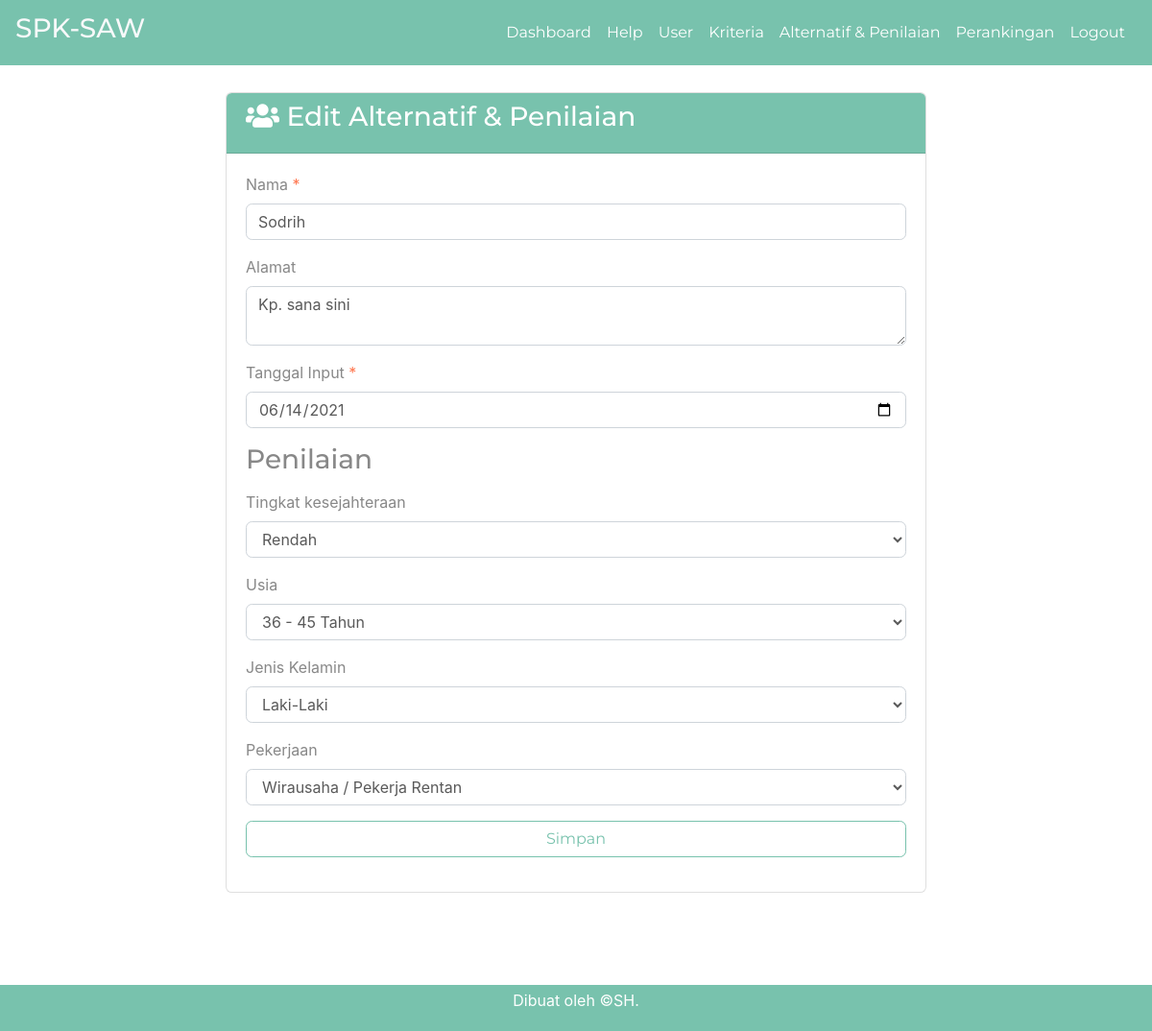
The app's page /edit-alternatif.php?id=222232 (signed in) with its own data.
### tables this page shows
CREATE TABLE `alternatif` (
  `id_alternatif` int(10) NOT NULL,
  `nama_alternatif` varchar(25) NOT NULL,
  `alamat` text NOT NULL,
  `tanggal_input` date NOT NULL
);

CREATE TABLE `nilai_alternatif` (
  `id_nilai_alternatif` int(11) NOT NULL,
  `id_alternatif` int(10) NOT NULL,
  `id_kriteria` int(10) NOT NULL,
  `nilai` float NOT NULL
);

CREATE TABLE `kriteria` (
  `id_kriteria` int(10) NOT NULL,
  `nama` varchar(30) NOT NULL,
  `type` enum('benefit','cost') NOT NULL,
  `bobot` float NOT NULL,
  `ada_pilihan` tinyint(1) DEFAULT NULL,
  `urutan_order` int(2) NOT NULL
);

CREATE TABLE `pilihan_kriteria` (
  `id_pil_kriteria` int(10) NOT NULL,
  `id_kriteria` int(10) NOT NULL,
  `nama` varchar(30) NOT NULL,
  `nilai` float NOT NULL,
  `urutan_order` int(2) NOT NULL
);

### edit-alternatif.php (the view, shortened to what this page needs)
<?php require_once('includes/init.php'); ?>
<?php
$sukses = false;
$ada_error = false;
$id_alternatif = (isset($_GET['id'])) ? trim($_GET['id']) : '';
if(!$id_alternatif) {
	$ada_error = 'Maaf, data tidak dapat diproses.';
} else {
	$query = $pdo->prepare('SELECT * FROM alternatif WHERE id_alternatif = :id_alternatif');
	$query->execute(array('id_alternatif' => $id_alternatif));
	$result = $query->fetch();
	$id_alternatif = (isset($result['id_alternatif'])) ? trim($result['id_alternatif']) : '';
	$nama = (isset($result['nama_alternatif'])) ? trim($result['nama_alternatif']) : '';
	$alamat = (isset($result['alamat'])) ? trim($result['alamat']) : '';
	$tanggal_input = (isset($result['tanggal_input'])) ? trim($result['tanggal_input']) : '';
}
?>
<?php
require_once('head.php');
require_once('navbar.php');
?>
<div class="container pt-5 pb-5">
	<div class="row ">
		<div class="col col-md-8 mx-auto">
			<div class="card mb-5">
				<div class="card-header pt-2 bg-primary text-white">
					<h3> <i class="fa fa-users" ></i> Edit Alternatif & Penilaian</h3>
                </div>
                        <?php if($sukses): ?>
                            <div class="msg-box">
                                <p>Data berhasil disimpan</p>
                            </div>
                        <?php elseif($ada_error): ?>
                            <p><?php echo $ada_error; ?></p>
                        <?php else: ?>
                            <div class="card-body">
                                <form action="edit-alternatif.php?id=<?php echo $id_alternatif; ?>" method="post">
                                    <div class="form-group">
                                        <label>Nama <span class="text-danger">*</span></label>
                                        <input type="text" class="form-control" name="nama_alternatif" value="<?php echo $nama; ?>">
                                    </div>
                                    <div class="form-group">
                                        <label>Alamat</label>
                                        <textarea class="form-control" name="alamat" cols="30" rows="2"><?php echo $alamat; ?></textarea>
                                    </div>
                                    <div class="form-group">
                                        <label>Tanggal Input <span class="text-danger">*</span></label>
                                        <input class="form-control" type="date" name="tanggal_input" value="<?php echo $tanggal_input; ?>" class="datepicker">
                                    </div>
                                    <label><h3>Penilaian</h3></label>
                                    <?php
                                    $query2 = $pdo->prepare('SELECT nilai_alternatif.nilai AS nilai, kriteria.nama AS nama, kriteria.id_kriteria AS id_kriteria, kriteria.ada_pilihan AS jenis_nilai
                                    FROM kriteria LEFT JOIN nilai_alternatif
                                    ON nilai_alternatif.id_kriteria = kriteria.id_kriteria
                                    AND nilai_alternatif.id_alternatif = :id_alternatif
                                    ORDER BY kriteria.urutan_order ASC');
                                    $query2->execute(array(
                                        'id_alternatif' => $id_alternatif
                                    ));
                                    $query2->setFetchMode(PDO::FETCH_ASSOC);
                                    if($query2->rowCount() > 0):
                                        while($kriteria = $query2->fetch()):
                                        ?>
                                            <div class="form-group">
                                                <label><?php echo $kriteria['nama']; ?></label>
                                                <?php if(!$kriteria['jenis_nilai']): ?>
                                                    <input class="form-control" type="number" step="0.001" name="kriteria[<?php echo $kriteria['id_kriteria']; ?>]" value="<?php echo ($kriteria['nilai']) ? $kriteria['nilai'] : 0; ?>">
                                                <?php else: ?>
                                                    <select class="form-control" name="kriteria[<?php echo $kriteria['id_kriteria']; ?>]">
                                                        <?php
                                                        $query3 = $pdo->prepare('SELECT * FROM pilihan_kriteria WHERE id_kriteria = :id_kriteria ORDER BY urutan_order ASC');
                                                        $query3->execute(array(
                                                            'id_kriteria' => $kriteria['id_kriteria']
                                                        ));
                                                        $query3->setFetchMode(PDO::FETCH_ASSOC);
                                                        if($query3->rowCount() > 0): while($hasl = $query3->fetch()):
                                                        ?>
                                                            <option value="<?php echo $hasl['nilai']; ?>" <?php selected($kriteria['nilai'], $hasl['nilai']); ?>><?php echo $hasl['nama']; ?></option>
                                                        <?php
                                                        endwhile; endif;
                                                        ?>
                                                    </select>
                                                <?php endif; ?>
                                            </div>
                                        <?php
                                        endwhile;
                                    else:
                                        echo '<p>Kriteria masih kosong.</p>';
                                    endif;
                                    ?>
                                    <div class="form-group">
                                        <button type="submit" name="submit" value="submit" class="btn btn-outline-primary form-control">Simpan</button>
                                    </div>
                                </form>
                            </div>
                        <?php endif; ?>
                    </div>
            </div>
        </div>
	</div>
<?php
require_once('foot.php');

### records on screen
alternatif: nama_alternatif "Sodrih", alamat "Kp. sana sini", tanggal_input "06/14/2021"
nilai_alternatif: id_kriteria.nama "Tingkat kesejahteraan", nilai+id_kriteria "Rendah"
nilai_alternatif: id_kriteria.nama "Usia", nilai+id_kriteria "36 - 45 Tahun"
nilai_alternatif: id_kriteria.nama "Jenis Kelamin", nilai+id_kriteria "Laki-Laki"
nilai_alternatif: id_kriteria.nama "Pekerjaan", nilai+id_kriteria "Wirausaha / Pekerja Rentan"
